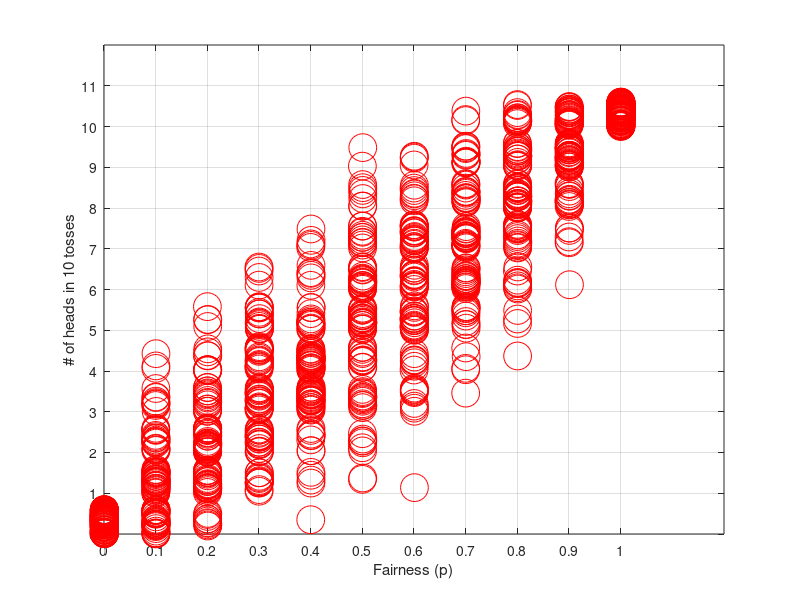

The MATLAB source for this figure:
% coin_flip.m
%
% Description:
% Computes the probability of getting heads from flipping a coin 10 times
% for the fairness factor p=0:0.1:1
%
% Special requirements or dependencies:
% None; Tested in RHEL 7.4 with MATLAB R2017b
%
% Compilation and execution:
% Compilation not necessary
% Execution takes a few seconds on most modern hardware.
% 
%For the execution in LINUX terminal 
% matlab -nodisplay -nosplash -singleCompThread -r coin_flip -logfile coin_flip.log
%


% 
clc;
close all;
clear all;
format long;

% Initializing variables
heads = 0;
prob  = 0.0;
fman  = 0.0;           % Fairness factor manipulator
c     = 1;             % Counter
total = zeros(100,11); % Total numbers of heads for each p

% Open the file
fout = fopen('coin_flip.dat', 'w');

% Fairness factor loop BEGINS
for p = 0.0:0.1:1.0 %fairness factor
    % Coin flip loop BEGINS
    for i = 1:1:100
        % Variable declaration and initiliazation
        heads = 0;
        prob  = 0.0;

        % for j = 1:1:10%set of flip coin 10 times
        for j = 1:1:10
           fman = rand();
           prob = (p*10)+fman; %find the prob of coin in 10 flips

           % Heads or Tails based on fairness factor
           if prob >= 0.5 && fman <= p
              heads = heads + 1; 
           end            
        end

        % Debug BEGINS
        % fprintf ("p : %f , heads : %d, i : %d, j : %d\n ", c, heads, i, j);
        % Debug ENDS

        % Write the data to the file
        fprintf(fout,"%f % d \n",p,heads);%stores the data in file
        total(i, c) = heads;       
    end
    % Coin flip loop ENDS

    % Increament the counter
    c = c+1;
end
% Fairness factor loop ENDS

fclose(fout);%close the file

% Plot
sz = size(total);
figure(1)
x = repmat(linspace(0,1,sz(2)),sz(1),1);
axis([0,1.1,-1,11])
plot(x+0.001*rand(sz),total+0.6*rand(sz),'ko','MarkerEdgeColor','red',...
    'MarkerSize',20)
xlabel('Fairness (p)')
ylabel('# of heads in 10 tosses')
set(gca,'Xtick',-0.1:0.1:1)
set(gca,'Ytick',-1:1:11)
grid on;
